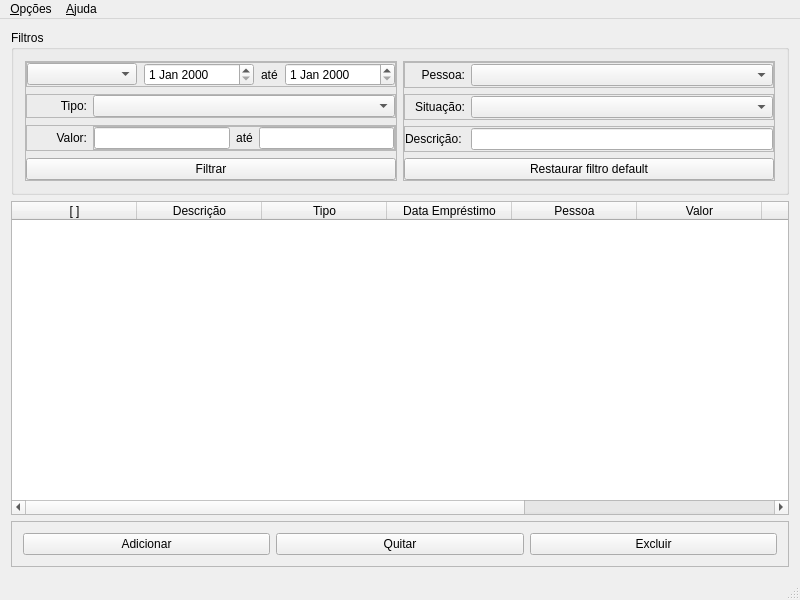
<?xml version="1.0" encoding="UTF-8"?>
<ui version="4.0">
 <class>MainWindow</class>
 <widget class="QMainWindow" name="MainWindow">
  <property name="geometry">
   <rect>
    <x>0</x>
    <y>0</y>
    <width>800</width>
    <height>600</height>
   </rect>
  </property>
  <property name="minimumSize">
   <size>
    <width>800</width>
    <height>600</height>
   </size>
  </property>
  <property name="windowTitle">
   <string>MainWindow</string>
  </property>
  <widget class="QWidget" name="centralWidget">
   <layout class="QVBoxLayout" name="verticalLayout">
    <item>
     <widget class="QGroupBox" name="FilterGroupBox">
      <property name="sizePolicy">
       <sizepolicy hsizetype="Preferred" vsizetype="Preferred">
        <horstretch>0</horstretch>
        <verstretch>0</verstretch>
       </sizepolicy>
      </property>
      <property name="title">
       <string>Filtros</string>
      </property>
      <layout class="QHBoxLayout" name="horizontalLayout_2">
       <property name="sizeConstraint">
        <enum>QLayout::SetDefaultConstraint</enum>
       </property>
       <item>
        <widget class="QFrame" name="Group1Frame">
         <property name="sizePolicy">
          <sizepolicy hsizetype="Preferred" vsizetype="Preferred">
           <horstretch>0</horstretch>
           <verstretch>0</verstretch>
          </sizepolicy>
         </property>
         <property name="frameShape">
          <enum>QFrame::StyledPanel</enum>
         </property>
         <property name="frameShadow">
          <enum>QFrame::Raised</enum>
         </property>
         <layout class="QVBoxLayout" name="verticalLayout_2">
          <property name="spacing">
           <number>7</number>
          </property>
          <property name="leftMargin">
           <number>0</number>
          </property>
          <property name="topMargin">
           <number>0</number>
          </property>
          <property name="rightMargin">
           <number>0</number>
          </property>
          <property name="bottomMargin">
           <number>0</number>
          </property>
          <item>
           <widget class="QFrame" name="DateFrame">
            <property name="sizePolicy">
             <sizepolicy hsizetype="Preferred" vsizetype="Preferred">
              <horstretch>0</horstretch>
              <verstretch>0</verstretch>
             </sizepolicy>
            </property>
            <property name="frameShape">
             <enum>QFrame::StyledPanel</enum>
            </property>
            <property name="frameShadow">
             <enum>QFrame::Raised</enum>
            </property>
            <layout class="QHBoxLayout" name="horizontalLayout_3">
             <property name="spacing">
              <number>7</number>
             </property>
             <property name="leftMargin">
              <number>0</number>
             </property>
             <property name="topMargin">
              <number>0</number>
             </property>
             <property name="rightMargin">
              <number>0</number>
             </property>
             <property name="bottomMargin">
              <number>0</number>
             </property>
             <item>
              <widget class="QComboBox" name="DateTypeComboBox"/>
             </item>
             <item>
              <widget class="QDateEdit" name="StartDateEdit">
               <property name="sizePolicy">
                <sizepolicy hsizetype="Preferred" vsizetype="Fixed">
                 <horstretch>0</horstretch>
                 <verstretch>0</verstretch>
                </sizepolicy>
               </property>
              </widget>
             </item>
             <item>
              <widget class="QLabel" name="StarEndDateLabel">
               <property name="sizePolicy">
                <sizepolicy hsizetype="Maximum" vsizetype="Preferred">
                 <horstretch>0</horstretch>
                 <verstretch>0</verstretch>
                </sizepolicy>
               </property>
               <property name="text">
                <string>até</string>
               </property>
              </widget>
             </item>
             <item>
              <widget class="QDateEdit" name="EndDateEdit">
               <property name="sizePolicy">
                <sizepolicy hsizetype="Preferred" vsizetype="Fixed">
                 <horstretch>0</horstretch>
                 <verstretch>0</verstretch>
                </sizepolicy>
               </property>
              </widget>
             </item>
            </layout>
           </widget>
          </item>
          <item>
           <widget class="QFrame" name="LoanTypeFrame">
            <property name="sizePolicy">
             <sizepolicy hsizetype="Preferred" vsizetype="Preferred">
              <horstretch>0</horstretch>
              <verstretch>0</verstretch>
             </sizepolicy>
            </property>
            <property name="frameShape">
             <enum>QFrame::StyledPanel</enum>
            </property>
            <property name="frameShadow">
             <enum>QFrame::Raised</enum>
            </property>
            <layout class="QHBoxLayout" name="horizontalLayout_4">
             <property name="leftMargin">
              <number>0</number>
             </property>
             <property name="topMargin">
              <number>0</number>
             </property>
             <property name="rightMargin">
              <number>0</number>
             </property>
             <property name="bottomMargin">
              <number>0</number>
             </property>
             <item>
              <widget class="QLabel" name="LoanTypeLabel">
               <property name="sizePolicy">
                <sizepolicy hsizetype="Preferred" vsizetype="Preferred">
                 <horstretch>2</horstretch>
                 <verstretch>0</verstretch>
                </sizepolicy>
               </property>
               <property name="text">
                <string>Tipo:</string>
               </property>
               <property name="alignment">
                <set>Qt::AlignRight|Qt::AlignTrailing|Qt::AlignVCenter</set>
               </property>
              </widget>
             </item>
             <item>
              <widget class="QComboBox" name="LoanTypeComboBox">
               <property name="sizePolicy">
                <sizepolicy hsizetype="Preferred" vsizetype="Fixed">
                 <horstretch>10</horstretch>
                 <verstretch>0</verstretch>
                </sizepolicy>
               </property>
              </widget>
             </item>
            </layout>
           </widget>
          </item>
          <item>
           <widget class="QFrame" name="LoanValueFrame">
            <property name="sizePolicy">
             <sizepolicy hsizetype="Preferred" vsizetype="Preferred">
              <horstretch>0</horstretch>
              <verstretch>0</verstretch>
             </sizepolicy>
            </property>
            <property name="frameShape">
             <enum>QFrame::StyledPanel</enum>
            </property>
            <property name="frameShadow">
             <enum>QFrame::Raised</enum>
            </property>
            <layout class="QHBoxLayout" name="horizontalLayout_5">
             <property name="leftMargin">
              <number>0</number>
             </property>
             <property name="topMargin">
              <number>0</number>
             </property>
             <property name="rightMargin">
              <number>0</number>
             </property>
             <property name="bottomMargin">
              <number>0</number>
             </property>
             <item>
              <widget class="QLabel" name="LoanValueLabel">
               <property name="sizePolicy">
                <sizepolicy hsizetype="Preferred" vsizetype="Preferred">
                 <horstretch>2</horstretch>
                 <verstretch>0</verstretch>
                </sizepolicy>
               </property>
               <property name="text">
                <string>Valor:</string>
               </property>
               <property name="alignment">
                <set>Qt::AlignRight|Qt::AlignTrailing|Qt::AlignVCenter</set>
               </property>
              </widget>
             </item>
             <item>
              <widget class="QFrame" name="LoanValueSubFrame">
               <property name="sizePolicy">
                <sizepolicy hsizetype="Preferred" vsizetype="Preferred">
                 <horstretch>10</horstretch>
                 <verstretch>0</verstretch>
                </sizepolicy>
               </property>
               <property name="frameShape">
                <enum>QFrame::StyledPanel</enum>
               </property>
               <property name="frameShadow">
                <enum>QFrame::Raised</enum>
               </property>
               <layout class="QHBoxLayout" name="horizontalLayout_9">
                <property name="leftMargin">
                 <number>0</number>
                </property>
                <property name="topMargin">
                 <number>0</number>
                </property>
                <property name="rightMargin">
                 <number>0</number>
                </property>
                <property name="bottomMargin">
                 <number>0</number>
                </property>
                <item>
                 <widget class="QLineEdit" name="LowerLoanValueLineEdit">
                  <property name="sizePolicy">
                   <sizepolicy hsizetype="Preferred" vsizetype="Fixed">
                    <horstretch>0</horstretch>
                    <verstretch>0</verstretch>
                   </sizepolicy>
                  </property>
                 </widget>
                </item>
                <item>
                 <widget class="QLabel" name="LowerUpperLoanValueLabel">
                  <property name="sizePolicy">
                   <sizepolicy hsizetype="Maximum" vsizetype="Preferred">
                    <horstretch>0</horstretch>
                    <verstretch>0</verstretch>
                   </sizepolicy>
                  </property>
                  <property name="text">
                   <string>até</string>
                  </property>
                  <property name="alignment">
                   <set>Qt::AlignCenter</set>
                  </property>
                 </widget>
                </item>
                <item>
                 <widget class="QLineEdit" name="UpperLoanValueLineEdit">
                  <property name="sizePolicy">
                   <sizepolicy hsizetype="Preferred" vsizetype="Fixed">
                    <horstretch>0</horstretch>
                    <verstretch>0</verstretch>
                   </sizepolicy>
                  </property>
                 </widget>
                </item>
               </layout>
              </widget>
             </item>
            </layout>
           </widget>
          </item>
          <item>
           <widget class="QPushButton" name="FilterButton">
            <property name="sizePolicy">
             <sizepolicy hsizetype="Preferred" vsizetype="Fixed">
              <horstretch>0</horstretch>
              <verstretch>0</verstretch>
             </sizepolicy>
            </property>
            <property name="text">
             <string>Filtrar</string>
            </property>
           </widget>
          </item>
         </layout>
        </widget>
       </item>
       <item>
        <widget class="QFrame" name="Group2Frame">
         <property name="sizePolicy">
          <sizepolicy hsizetype="Preferred" vsizetype="Preferred">
           <horstretch>0</horstretch>
           <verstretch>0</verstretch>
          </sizepolicy>
         </property>
         <property name="frameShape">
          <enum>QFrame::StyledPanel</enum>
         </property>
         <property name="frameShadow">
          <enum>QFrame::Raised</enum>
         </property>
         <layout class="QVBoxLayout" name="verticalLayout_3">
          <property name="leftMargin">
           <number>0</number>
          </property>
          <property name="topMargin">
           <number>0</number>
          </property>
          <property name="rightMargin">
           <number>0</number>
          </property>
          <property name="bottomMargin">
           <number>0</number>
          </property>
          <item>
           <widget class="QFrame" name="PersonFrame">
            <property name="sizePolicy">
             <sizepolicy hsizetype="Preferred" vsizetype="Preferred">
              <horstretch>0</horstretch>
              <verstretch>0</verstretch>
             </sizepolicy>
            </property>
            <property name="frameShape">
             <enum>QFrame::StyledPanel</enum>
            </property>
            <property name="frameShadow">
             <enum>QFrame::Raised</enum>
            </property>
            <layout class="QHBoxLayout" name="horizontalLayout_6">
             <property name="leftMargin">
              <number>0</number>
             </property>
             <property name="topMargin">
              <number>0</number>
             </property>
             <property name="rightMargin">
              <number>0</number>
             </property>
             <property name="bottomMargin">
              <number>0</number>
             </property>
             <item>
              <widget class="QLabel" name="PersonLabel">
               <property name="sizePolicy">
                <sizepolicy hsizetype="Preferred" vsizetype="Preferred">
                 <horstretch>2</horstretch>
                 <verstretch>0</verstretch>
                </sizepolicy>
               </property>
               <property name="text">
                <string>Pessoa:</string>
               </property>
               <property name="alignment">
                <set>Qt::AlignRight|Qt::AlignTrailing|Qt::AlignVCenter</set>
               </property>
              </widget>
             </item>
             <item>
              <widget class="QComboBox" name="PersonComboBox">
               <property name="sizePolicy">
                <sizepolicy hsizetype="Preferred" vsizetype="Fixed">
                 <horstretch>10</horstretch>
                 <verstretch>0</verstretch>
                </sizepolicy>
               </property>
              </widget>
             </item>
            </layout>
           </widget>
          </item>
          <item>
           <widget class="QFrame" name="StatusFrame">
            <property name="sizePolicy">
             <sizepolicy hsizetype="Preferred" vsizetype="Preferred">
              <horstretch>0</horstretch>
              <verstretch>0</verstretch>
             </sizepolicy>
            </property>
            <property name="frameShape">
             <enum>QFrame::StyledPanel</enum>
            </property>
            <property name="frameShadow">
             <enum>QFrame::Raised</enum>
            </property>
            <layout class="QHBoxLayout" name="horizontalLayout_7">
             <property name="leftMargin">
              <number>0</number>
             </property>
             <property name="topMargin">
              <number>0</number>
             </property>
             <property name="rightMargin">
              <number>0</number>
             </property>
             <property name="bottomMargin">
              <number>0</number>
             </property>
             <item>
              <widget class="QLabel" name="StatusLabel">
               <property name="sizePolicy">
                <sizepolicy hsizetype="Preferred" vsizetype="Preferred">
                 <horstretch>2</horstretch>
                 <verstretch>0</verstretch>
                </sizepolicy>
               </property>
               <property name="text">
                <string>Situação:</string>
               </property>
               <property name="alignment">
                <set>Qt::AlignRight|Qt::AlignTrailing|Qt::AlignVCenter</set>
               </property>
              </widget>
             </item>
             <item>
              <widget class="QComboBox" name="StatusComboBox">
               <property name="sizePolicy">
                <sizepolicy hsizetype="Preferred" vsizetype="Fixed">
                 <horstretch>10</horstretch>
                 <verstretch>0</verstretch>
                </sizepolicy>
               </property>
              </widget>
             </item>
            </layout>
           </widget>
          </item>
          <item>
           <widget class="QFrame" name="DescriptionFrame">
            <property name="sizePolicy">
             <sizepolicy hsizetype="Preferred" vsizetype="Preferred">
              <horstretch>0</horstretch>
              <verstretch>0</verstretch>
             </sizepolicy>
            </property>
            <property name="frameShape">
             <enum>QFrame::StyledPanel</enum>
            </property>
            <property name="frameShadow">
             <enum>QFrame::Raised</enum>
            </property>
            <layout class="QHBoxLayout" name="horizontalLayout_8">
             <property name="leftMargin">
              <number>0</number>
             </property>
             <property name="topMargin">
              <number>0</number>
             </property>
             <property name="rightMargin">
              <number>0</number>
             </property>
             <property name="bottomMargin">
              <number>0</number>
             </property>
             <item>
              <widget class="QLabel" name="DescriptionLabel">
               <property name="sizePolicy">
                <sizepolicy hsizetype="Preferred" vsizetype="Preferred">
                 <horstretch>2</horstretch>
                 <verstretch>0</verstretch>
                </sizepolicy>
               </property>
               <property name="text">
                <string>Descrição:</string>
               </property>
              </widget>
             </item>
             <item>
              <widget class="QLineEdit" name="DescriptionLineEdit">
               <property name="sizePolicy">
                <sizepolicy hsizetype="Preferred" vsizetype="Fixed">
                 <horstretch>10</horstretch>
                 <verstretch>0</verstretch>
                </sizepolicy>
               </property>
              </widget>
             </item>
            </layout>
           </widget>
          </item>
          <item>
           <widget class="QPushButton" name="ResetFilterButton">
            <property name="sizePolicy">
             <sizepolicy hsizetype="Preferred" vsizetype="Fixed">
              <horstretch>0</horstretch>
              <verstretch>0</verstretch>
             </sizepolicy>
            </property>
            <property name="text">
             <string>Restaurar filtro default</string>
            </property>
           </widget>
          </item>
         </layout>
        </widget>
       </item>
      </layout>
     </widget>
    </item>
    <item>
     <widget class="QTableWidget" name="TableWidget">
      <property name="sortingEnabled">
       <bool>true</bool>
      </property>
      <attribute name="horizontalHeaderCascadingSectionResizes">
       <bool>false</bool>
      </attribute>
      <attribute name="horizontalHeaderDefaultSectionSize">
       <number>125</number>
      </attribute>
      <attribute name="horizontalHeaderMinimumSectionSize">
       <number>49</number>
      </attribute>
      <attribute name="horizontalHeaderStretchLastSection">
       <bool>false</bool>
      </attribute>
      <column>
       <property name="text">
        <string>[ ]</string>
       </property>
      </column>
      <column>
       <property name="text">
        <string>Descrição</string>
       </property>
      </column>
      <column>
       <property name="text">
        <string>Tipo</string>
       </property>
      </column>
      <column>
       <property name="text">
        <string>Data Empréstimo</string>
       </property>
      </column>
      <column>
       <property name="text">
        <string>Pessoa</string>
       </property>
      </column>
      <column>
       <property name="text">
        <string>Valor</string>
       </property>
      </column>
      <column>
       <property name="text">
        <string>Situação</string>
       </property>
      </column>
      <column>
       <property name="text">
        <string>Data Pagamento</string>
       </property>
      </column>
      <column>
       <property name="text">
        <string>Ações</string>
       </property>
      </column>
     </widget>
    </item>
    <item>
     <widget class="QFrame" name="ActionFrame">
      <property name="frameShape">
       <enum>QFrame::StyledPanel</enum>
      </property>
      <property name="frameShadow">
       <enum>QFrame::Raised</enum>
      </property>
      <layout class="QHBoxLayout" name="horizontalLayout">
       <item>
        <widget class="QPushButton" name="AddLoanButton">
         <property name="text">
          <string>Adicionar</string>
         </property>
        </widget>
       </item>
       <item>
        <widget class="QPushButton" name="SettleLoanButton">
         <property name="text">
          <string>Quitar</string>
         </property>
        </widget>
       </item>
       <item>
        <widget class="QPushButton" name="DeleteLoanButton">
         <property name="text">
          <string>Excluir</string>
         </property>
        </widget>
       </item>
      </layout>
     </widget>
    </item>
   </layout>
  </widget>
  <widget class="QMenuBar" name="menuBar">
   <property name="geometry">
    <rect>
     <x>0</x>
     <y>0</y>
     <width>800</width>
     <height>26</height>
    </rect>
   </property>
   <widget class="QMenu" name="menu_Op_es">
    <property name="title">
     <string>&amp;Opções</string>
    </property>
    <addaction name="actionConfigura_es"/>
    <addaction name="actionPessoas"/>
    <addaction name="separator"/>
    <addaction name="actionSair"/>
   </widget>
   <widget class="QMenu" name="menu_Ajuda">
    <property name="title">
     <string>&amp;Ajuda</string>
    </property>
    <addaction name="action_Guia_Rapido"/>
    <addaction name="separator"/>
    <addaction name="action_Sobre"/>
   </widget>
   <addaction name="menu_Op_es"/>
   <addaction name="menu_Ajuda"/>
  </widget>
  <widget class="QStatusBar" name="statusBar"/>
  <action name="actionConfigura_es">
   <property name="text">
    <string>&amp;Configuração</string>
   </property>
  </action>
  <action name="actionPessoas">
   <property name="text">
    <string>&amp;Pessoas</string>
   </property>
  </action>
  <action name="actionSair">
   <property name="text">
    <string>&amp;Sair</string>
   </property>
  </action>
  <action name="action_Guia_Rapido">
   <property name="text">
    <string>&amp;Guia Rápido</string>
   </property>
  </action>
  <action name="action_Sobre">
   <property name="text">
    <string>&amp;Sobre</string>
   </property>
  </action>
 </widget>
 <layoutdefault spacing="6" margin="11"/>
 <resources/>
 <connections/>
</ui>
